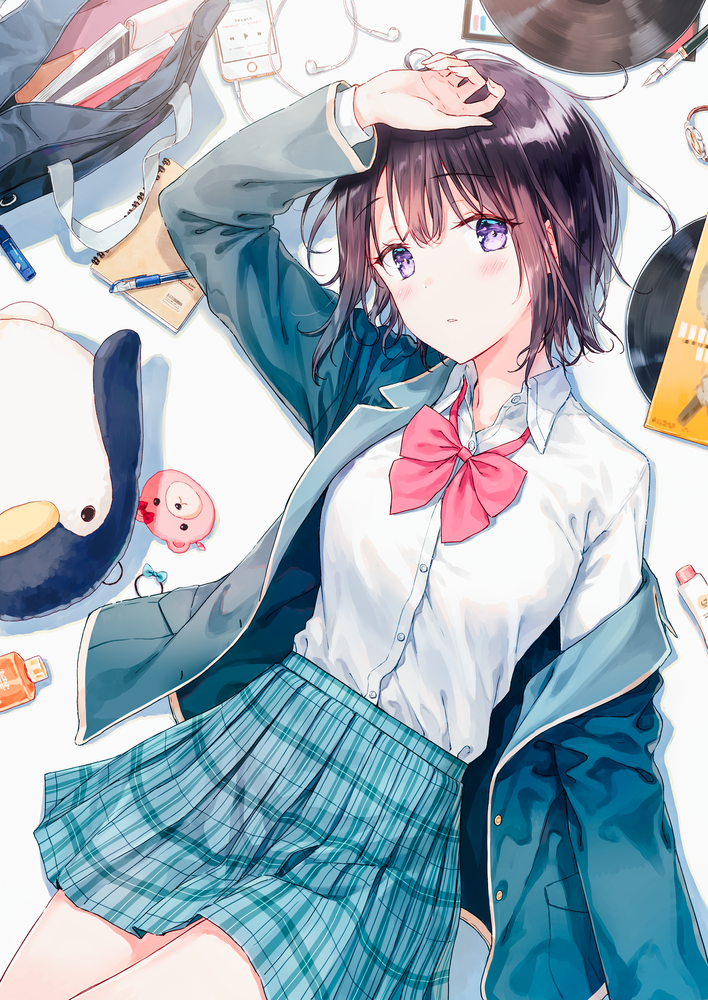
#> input picture 134-蒋修贤-浙江/第二周/68641863_p0.png, 708 x 1000 px
$ python sampled.py
#> lines starting #> are read from the running program, lines starting #| are printed output that depends on the picture
#!/usr/bin/env python3

import cv2
import numpy as np

#插值法放大图像
img = cv2.imread("68641863_p0.png")
#> img is the input picture: shape (1000, 708, 3); mean B, G, R 183.4, 172.8, 156.8

dh = 2000
dw = 1416

h,w,c = img.shape
#> h = 1000; w = 708; c = 3
doubleImg = np.zeros((dh,dw,c),np.uint8)

sh = dh/h
#> sh = 2
sw = dw/w
#> sw = 2

for i in range(dh):
	for j in range(dw):
		x = int(i/sh-0.5)
		y = int(j/sw-0.5)
		doubleImg[i,j] = img[x,y]
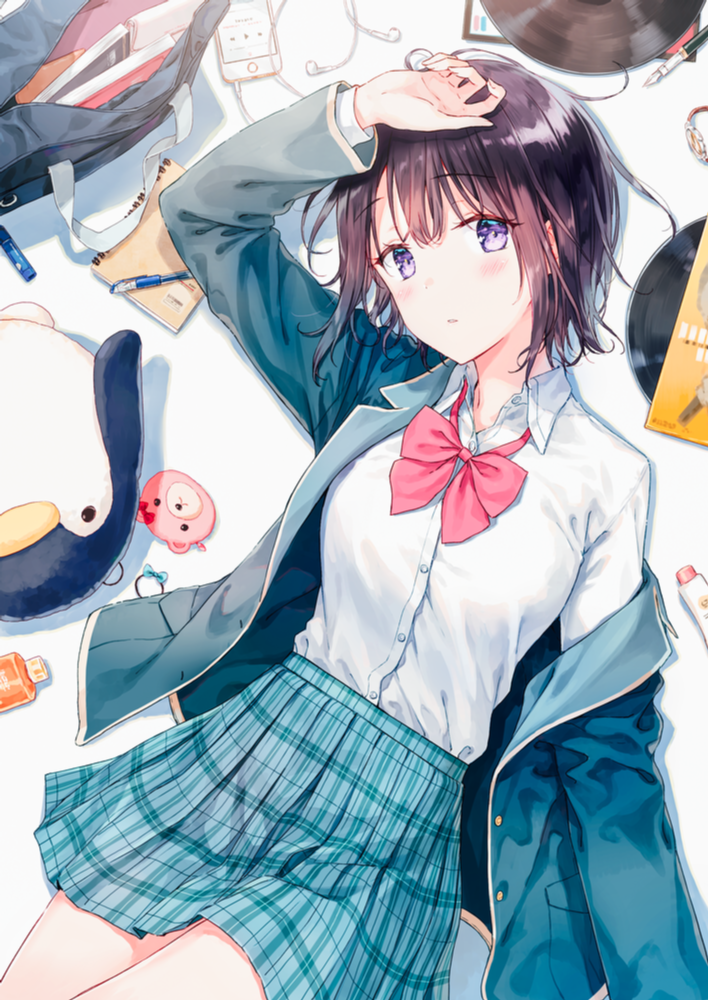
#> doubleImg: shape (2000, 1416, 3) (shown at 1/2 size); mean B, G, R 183.4, 172.8, 156.8

cv2.imshow('img',img)
cv2.imshow('doubleImg',doubleImg)
cv2.waitKey(0)
